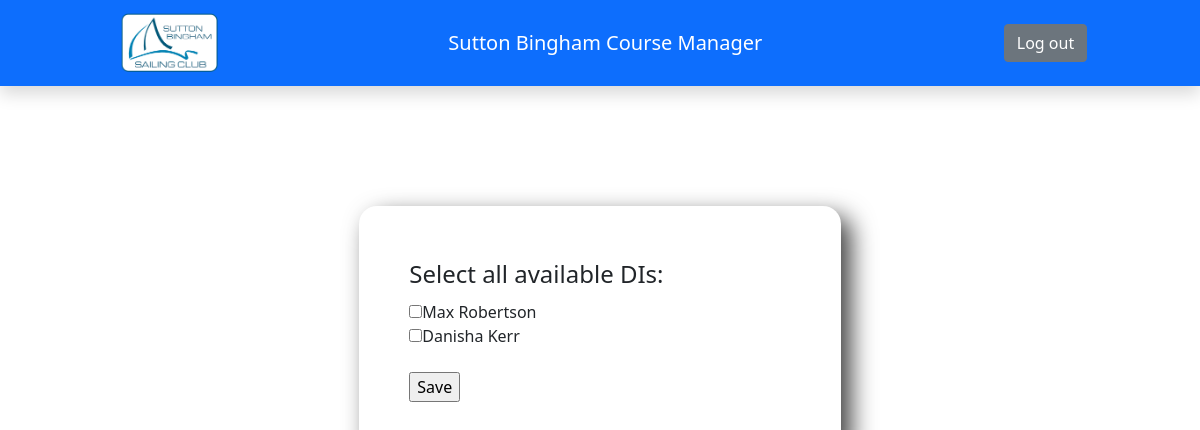
The app's page /course/17/stage/15/DIs/add (signed in) with its own data.
### manager/models.py (models this page shows, shortened)
class DingyInstructorAvailability(models.Model):
    course = models.ForeignKey(Course, on_delete=models.deletion.CASCADE,
                               null=False)
    staff = models.ForeignKey(DingyInstructor,
                              on_delete=models.deletion.CASCADE,
                              null=False)
    assigned = models.BooleanField()
    stage = models.ForeignKey(Stage,
                              on_delete=models.deletion.CASCADE,
                              blank=True, null=True)

class DingyInstructor(models.Model):
    name = models.CharField(max_length=127, unique=True)
    experience = models.IntegerField(choices=Experience.levels, default=0)

### manager/views.py (the view)
def stage_add_DIs(request, course_id, stage_id):
    return stage_add_staffs(request, course_id, stage_id, DingyInstructor,
                            DingyInstructorAvailability)

### manager/views.py (called while the page is built, shortened)
def stage_add_staffs(request, course_id, stage_id,
                     staff_type, staff_availability):
    if not request.user.is_authenticated:
        return redirect('login')
    else:
        if request.method == "GET":
            course = Course.objects.get(id=course_id)
            available_staffs = staff_availability.objects \
                .exclude(assigned=True) \
                .filter(course=course)
            template = loader.get_template("stage_add_staff.html")
            context = {
                'title': "Add staff",
                'available_staffs': available_staffs,
                'course': course,
            }
            return HttpResponse(template.render(context, request))

### manager/templates/stage_add_staff.html (shortened to what this page needs)
{% extends "base.html" %}
{% load static %}
{% block content %}
    <div class="container">
        <div class="form-container">
            <form method="post">
                <fieldset>
                    <legend>Select all available DIs:</legend>
                    {% for available_staff in available_staffs %}
                        <input type="checkbox" name="staff[]" value={{ available_staff.staff.id }}>{{ available_staff.staff.name }}
                        <br>
                    {% endfor %}
                </fieldset>
                <br>
                <input type="submit" value="Save">
            </form>
        </div>
    </div>
{% endblock %}

### static/css/main.css (style rules this page uses)
.container { margin: 0 auto; padding: 20px; width: 100%; height: 100vh; display: flex; align-items: start; justify-content: center; }
.form-container { margin-top: 100px; padding: 50px; align-items: start; justify-content: center; border-radius: 18px 18px 18px 18px; box-shadow: 10px 10px 25px 0px rgba(0,0,0,0.75); }

### records on screen
DingyInstructorAvailability: staff.name "Max Robertson"
DingyInstructorAvailability: staff.name "Danisha Kerr"
